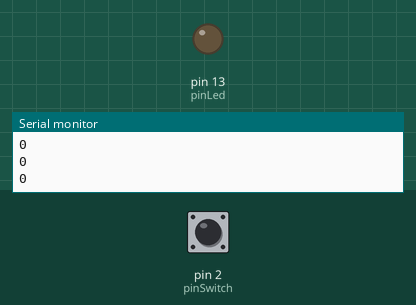
A sketch run on a simulated Arduino Uno, built with avr-gcc and run on an emulated ATmega328P. On the bench: output pins drawn as LEDs (lit = HIGH), the last lines printed to the serial monitor. The test bench sets the inputs (shaded band); at power-on: pin 2 (pinSwitch) LOW.

Above: at 1.2 s.
1.3 s: pin 2 (pinSwitch) pulled HIGH for 1 s
At 2.2 s:
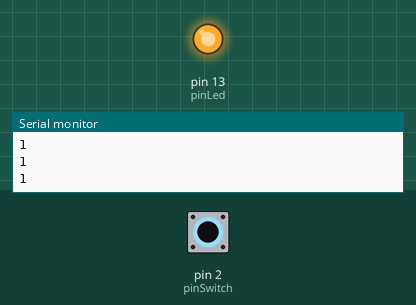
4.0 s: pin 2 (pinSwitch) pulled HIGH for 3.2 s
At 8.5 s:
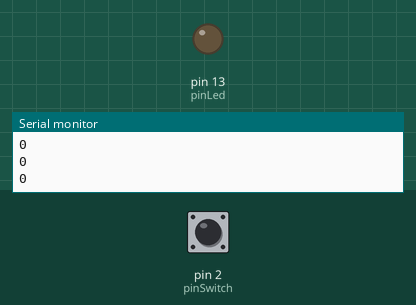
Timing chart, 0 to 10.0 s (numbered marks = the images above; inputs shaded):
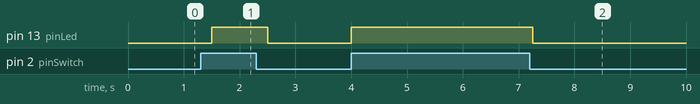

The sketch:

Interruptor_prende_LED.ino
```cpp
const int pinSwitch=2;
const int pinLed=13;

void setup() {
  pinMode(pinSwitch,INPUT);
  pinMode(pinLed,OUTPUT);
  Serial.begin(9600);
}

void loop() {
  if(digitalRead(pinSwitch)==HIGH){
    digitalWrite(pinLed,HIGH);
  }
  else{
    digitalWrite(pinLed,LOW);
  }
  Serial.println(digitalRead(pinSwitch));
  delay(250);
}
```

Measured:
- after the input at 1.3 s, pin 13 (pinLed): LOW → HIGH after 0.20 s, → LOW 1.0 s later
- after the input at 4.0 s, pin 13 (pinLed): LOW → HIGH at once, → LOW 3.3 s later
